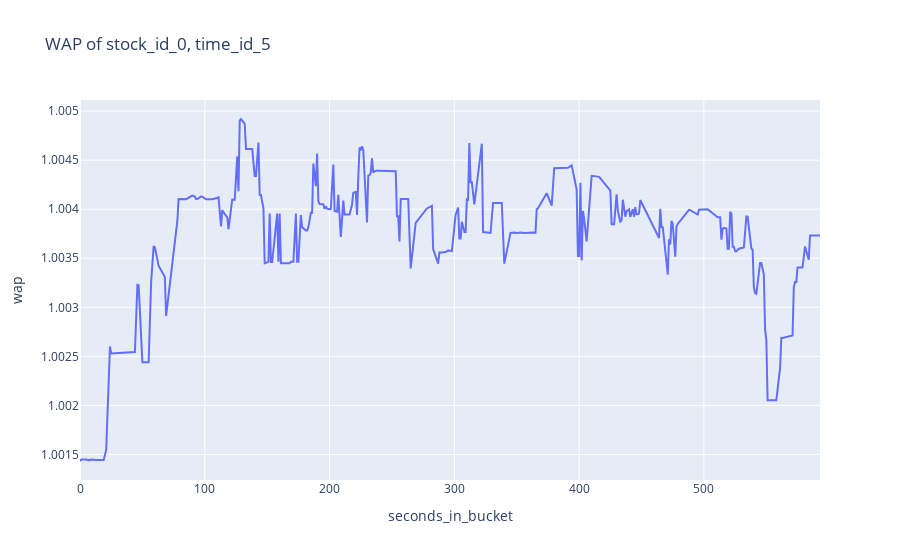

Write notebook code for a chart like this one.
### Markdown cell above
**The WAP of the stock is plotted below**

### Code cell
fig = px.line(book_example, x="seconds_in_bucket", y="wap", title='WAP of stock_id_0, time_id_5')
fig.show()

### Figure 1 — Plotly figure (JSON) as saved in the notebook; plotly's stock layout.template omitted (floating-point values rounded to 4 significant figures; data arrays with more than 128 entries replaced by an {"elided": "..."} marker saying what was removed)
{"data": [{"hovertemplate": "seconds_in_bucket=%{x}<br>wap=%{y}<extra></extra>", "legendgroup": "", "line": {"color": "#636efa", "dash": "solid"}, "marker": {"symbol": "circle"}, "mode": "lines", "name": "", "orientation": "v", "showlegend": false, "type": "scatter", "x": {"elided": "302 int values"}, "xaxis": "x", "y": {"elided": "302 float values"}, "yaxis": "y"}], "layout": {"legend": {"tracegroupgap": 0}, "title": {"text": "WAP of stock_id_0, time_id_5"}, "xaxis": {"anchor": "y", "domain": [0, 1], "title": {"text": "seconds_in_bucket"}}, "yaxis": {"anchor": "x", "domain": [0, 1], "title": {"text": "wap"}}}}
